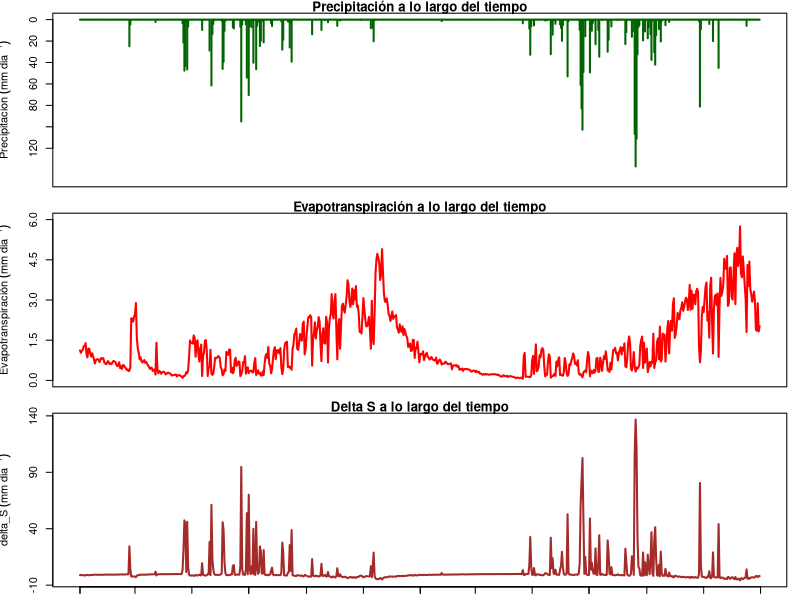

The R script that drew this image:
#instalación de paquetes
install.packages("tidyverse")
install.packages("ggplot2")
install.packages("readxl")
#cargar librerías
library(tidyverse)  
library(ggplot2)
library(readxl)
#cargar datos
balances <- read.table("data_balance.txt", header = TRUE)
texturas <- read.csv("data_textura.csv", header = TRUE)
head(balances)
head(texturas)

df_balances <-as.data.frame(balances)
df_texturas <- as.data.frame(texturas)
df_balances$Fecha <- as.Date(df_balances$Fecha)
class(df_balances$ETr)
class(df_balances$Fecha)
class(df_balances$Precipitacion)
class(df_texturas$Horizonte)
summary(df_balances)

df_balances$delta_S <- df_balances$Precipitacion - df_balances$ETr
summary(df_balances)

svg("grafico_balance_hidrico.svg", width = 11, height = 10)

par(mfrow = c(3, 1)) #3 filas; 1 columna
par(mar = c(1, 4, 1, 1))

#GRAFICO DE PRECIPITACION
plot(df_balances$Fecha, df_balances$Precipitacion,
     type = "h",         # líneas verticales
     col = "darkgreen",
     lwd = 2,
     xaxt="n", #esta línea suprime el eje x automático
     yaxt="n", # Suprime el eje Y automático para personalizarlo
     ylab = expression(Precipitacion~(mm~dia^{-1})),
     ylim = c(150,0), #con este set se invierten los ejes en el gráfico de precipitación
     main = "Precipitación a lo largo del tiempo")
axis(2, at = seq(min(df_balances$Precipitacion), max(df_balances$Precipitacion),by=20)) 

#GRAFICO DE ETr
plot(df_balances$Fecha, df_balances$ETr,
     type = "l",
     col = "red",
     lwd = 2,
     xaxt="n", # Suprime el eje X automático
     yaxt="n", # Suprime el eje Y automático para personalizarlo
     ylab = expression(Evapotranspiración~(mm~dia^{-1})),
     ylim=c(0,6),
     main = "Evapotranspiración a lo largo del tiempo")
axis(2, at = seq(0,6, by = 1.5)) # Para que el gráfico vaya de 0 a 6 cada 1.5

# GRAFICO DE Delta S
plot(df_balances$Fecha, df_balances$delta_S,
     type = "l",
     col = "brown",
     lwd = 2,
     xlab = "Fecha",
     yaxt="n", # Suprime el eje Y automático para personalizarlo
     ylab = expression(delta_S~(mm~dia^{-1})),
     main = "Delta S a lo largo del tiempo")
# Ajusta el rango y el 'by' según los valores reales de delta_S.
axis(2, at = seq(round(min(df_balances$delta_S), -1), round(max(df_balances$delta_S), -1), by = 50)) # Ejemplo: Eje Y de 50 en 50, ajustando al rango de datos

axis.Date(1,at = seq(min(df_balances$Fecha), max(df_balances$Fecha), by = "2 months"),
          format = "%m-%y", cex.axis = 1.3)

dev.off()
